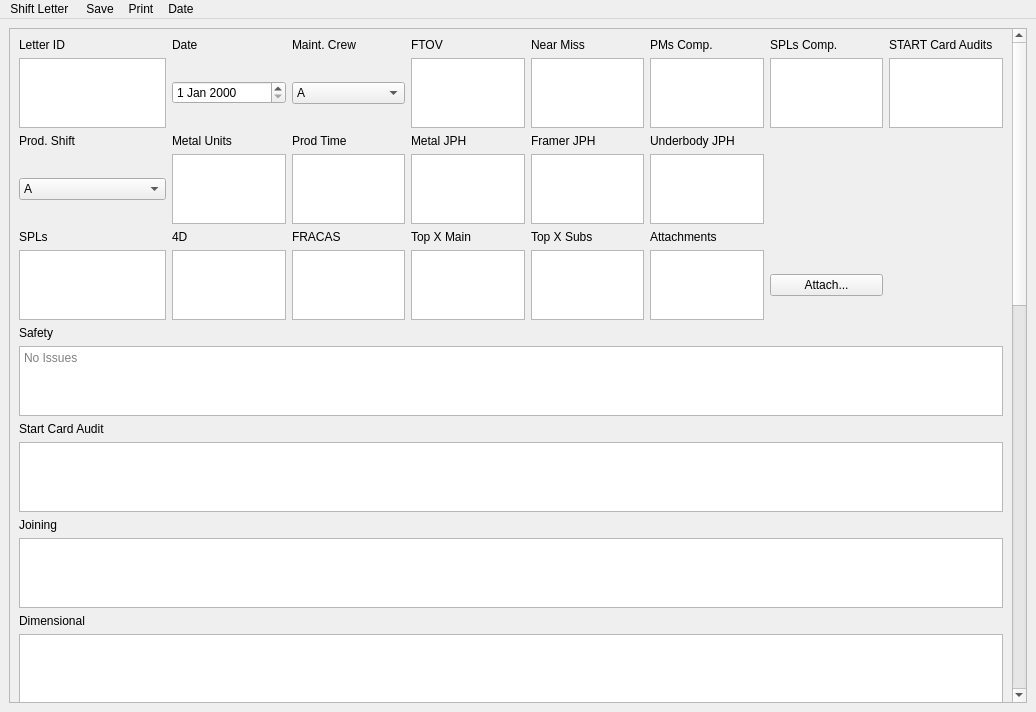
<?xml version="1.0" encoding="UTF-8"?>
<ui version="4.0">
 <class>MainWindow</class>
 <widget class="QMainWindow" name="MainWindow">
  <property name="geometry">
   <rect>
    <x>0</x>
    <y>0</y>
    <width>1036</width>
    <height>712</height>
   </rect>
  </property>
  <property name="windowTitle">
   <string>Night Letter</string>
  </property>
  <widget class="QWidget" name="centralwidget">
   <layout class="QHBoxLayout" name="horizontalLayout">
    <item>
     <layout class="QVBoxLayout" name="verticalLayout">
      <item>
       <widget class="QScrollArea" name="scrollArea">
        <property name="widgetResizable">
         <bool>true</bool>
        </property>
        <widget class="QWidget" name="scrollAreaWidgetContents_2">
         <property name="geometry">
          <rect>
           <x>0</x>
           <y>0</y>
           <width>1267</width>
           <height>1896</height>
          </rect>
         </property>
         <layout class="QGridLayout" name="gridLayout_4">
          <item row="0" column="0">
           <layout class="QHBoxLayout" name="horizontalLayout_2">
            <item>
             <layout class="QVBoxLayout" name="verticalLayout_3">
              <property name="bottomMargin">
               <number>9</number>
              </property>
              <item>
               <layout class="QGridLayout" name="WidgetGridLayout">
                <item row="6" column="1">
                 <widget class="QTextEdit" name="FourDs"/>
                </item>
                <item row="6" column="2">
                 <widget class="QTextEdit" name="FRACAS"/>
                </item>
                <item row="6" column="4">
                 <widget class="QTextEdit" name="TopXSubs"/>
                </item>
                <item row="6" column="3">
                 <widget class="QTextEdit" name="TopXMain"/>
                </item>
                <item row="6" column="5">
                 <widget class="QTextBrowser" name="Attachments"/>
                </item>
                <item row="15" column="0">
                 <widget class="QLabel" name="BreakdownsLabel">
                  <property name="text">
                   <string>Delivery - Breakdowns</string>
                  </property>
                 </widget>
                </item>
                <item row="11" column="0">
                 <widget class="QLabel" name="JoiningLabel">
                  <property name="text">
                   <string>Joining</string>
                  </property>
                 </widget>
                </item>
                <item row="9" column="0">
                 <widget class="QLabel" name="STARTCardAuditLabel">
                  <property name="text">
                   <string>Start Card Audit</string>
                  </property>
                 </widget>
                </item>
                <item row="7" column="0">
                 <widget class="QLabel" name="SafetyLabel">
                  <property name="text">
                   <string>Safety</string>
                  </property>
                 </widget>
                </item>
                <item row="4" column="5">
                 <widget class="QTextEdit" name="UBJPH"/>
                </item>
                <item row="2" column="4">
                 <widget class="QLabel" name="FramerJPHLabel">
                  <property name="maximumSize">
                   <size>
                    <width>120</width>
                    <height>16777215</height>
                   </size>
                  </property>
                  <property name="text">
                   <string>Framer JPH</string>
                  </property>
                 </widget>
                </item>
                <item row="5" column="2">
                 <widget class="QLabel" name="FRACASLabel">
                  <property name="maximumSize">
                   <size>
                    <width>1000</width>
                    <height>16777215</height>
                   </size>
                  </property>
                  <property name="text">
                   <string>FRACAS</string>
                  </property>
                 </widget>
                </item>
                <item row="19" column="0">
                 <widget class="QLabel" name="ManningMaterialsLabel">
                  <property name="text">
                   <string>Manning/Materials</string>
                  </property>
                 </widget>
                </item>
                <item row="5" column="3">
                 <widget class="QLabel" name="TopXMainLabel">
                  <property name="maximumSize">
                   <size>
                    <width>1000</width>
                    <height>16777215</height>
                   </size>
                  </property>
                  <property name="text">
                   <string>Top X Main</string>
                  </property>
                 </widget>
                </item>
                <item row="1" column="1">
                 <widget class="QDateEdit" name="Date"/>
                </item>
                <item row="4" column="2">
                 <widget class="QTextEdit" name="ProdTime"/>
                </item>
                <item row="0" column="4">
                 <widget class="QLabel" name="NearMissCountLabel">
                  <property name="maximumSize">
                   <size>
                    <width>120</width>
                    <height>16777215</height>
                   </size>
                  </property>
                  <property name="text">
                   <string>Near Miss</string>
                  </property>
                 </widget>
                </item>
                <item row="17" column="0">
                 <widget class="QLabel" name="TopXActionsLabel">
                  <property name="text">
                   <string>Top X Actions</string>
                  </property>
                 </widget>
                </item>
                <item row="5" column="4">
                 <widget class="QLabel" name="TopXSubsLabel">
                  <property name="maximumSize">
                   <size>
                    <width>1000</width>
                    <height>16777215</height>
                   </size>
                  </property>
                  <property name="text">
                   <string>Top X Subs</string>
                  </property>
                 </widget>
                </item>
                <item row="2" column="2">
                 <widget class="QLabel" name="ProdTimeLabel">
                  <property name="maximumSize">
                   <size>
                    <width>120</width>
                    <height>16777215</height>
                   </size>
                  </property>
                  <property name="text">
                   <string>Prod Time</string>
                  </property>
                 </widget>
                </item>
                <item row="8" column="0" colspan="8">
                 <widget class="QTextEdit" name="Safety">
                  <property name="toolTip">
                   <string>Safety Related Incidents and Notifications</string>
                  </property>
                  <property name="tabChangesFocus">
                   <bool>true</bool>
                  </property>
                  <property name="textInteractionFlags">
                   <set>Qt::LinksAccessibleByKeyboard|Qt::LinksAccessibleByMouse|Qt::TextBrowserInteraction|Qt::TextEditable|Qt::TextEditorInteraction|Qt::TextSelectableByKeyboard|Qt::TextSelectableByMouse</set>
                  </property>
                  <property name="placeholderText">
                   <string>No Issues</string>
                  </property>
                 </widget>
                </item>
                <item row="12" column="0" colspan="8">
                 <widget class="QTextEdit" name="Joining"/>
                </item>
                <item row="16" column="0" colspan="8">
                 <widget class="QTextEdit" name="Breakdowns"/>
                </item>
                <item row="18" column="0" colspan="8">
                 <widget class="QTextEdit" name="TopXActions"/>
                </item>
                <item row="14" column="0" colspan="8">
                 <widget class="QTextEdit" name="Dimensional"/>
                </item>
                <item row="20" column="0" colspan="8">
                 <widget class="QTextEdit" name="ManningMaterials"/>
                </item>
                <item row="22" column="0" colspan="8">
                 <widget class="QTextEdit" name="Recognition"/>
                </item>
                <item row="24" column="0" colspan="8">
                 <widget class="QTextEdit" name="Training"/>
                </item>
                <item row="30" column="0" colspan="8">
                 <widget class="QTextEdit" name="EquipRepairs"/>
                </item>
                <item row="28" column="0" colspan="8">
                 <widget class="QTextEdit" name="DoorRepairs"/>
                </item>
                <item row="34" column="0" colspan="8">
                 <widget class="QTextEdit" name="Environmental"/>
                </item>
                <item row="32" column="0" colspan="8">
                 <widget class="QTextEdit" name="FollowUp"/>
                </item>
                <item row="1" column="2">
                 <widget class="QComboBox" name="MaintCrew">
                  <item>
                   <property name="text">
                    <string>A</string>
                   </property>
                  </item>
                  <item>
                   <property name="text">
                    <string>B</string>
                   </property>
                  </item>
                  <item>
                   <property name="text">
                    <string>C</string>
                   </property>
                  </item>
                  <item>
                   <property name="text">
                    <string>D</string>
                   </property>
                  </item>
                 </widget>
                </item>
                <item row="4" column="3">
                 <widget class="QTextEdit" name="MetalJPH"/>
                </item>
                <item row="2" column="1">
                 <widget class="QLabel" name="MetalUnitsLabel">
                  <property name="text">
                   <string>Metal Units</string>
                  </property>
                 </widget>
                </item>
                <item row="1" column="5">
                 <widget class="QTextEdit" name="PMsCompCount"/>
                </item>
                <item row="13" column="0">
                 <widget class="QLabel" name="DimensionalLabel">
                  <property name="text">
                   <string>Dimensional</string>
                  </property>
                 </widget>
                </item>
                <item row="0" column="3">
                 <widget class="QLabel" name="FTOVLabel">
                  <property name="maximumSize">
                   <size>
                    <width>120</width>
                    <height>16777215</height>
                   </size>
                  </property>
                  <property name="text">
                   <string>FTOV</string>
                  </property>
                 </widget>
                </item>
                <item row="10" column="0" colspan="8">
                 <widget class="QTextEdit" name="STARTCardAudit"/>
                </item>
                <item row="33" column="0">
                 <widget class="QLabel" name="EnvironmentalLabel">
                  <property name="text">
                   <string>Environmental</string>
                  </property>
                 </widget>
                </item>
                <item row="31" column="0">
                 <widget class="QLabel" name="FollowUpLabel">
                  <property name="text">
                   <string>Follow-Up Needed</string>
                  </property>
                 </widget>
                </item>
                <item row="29" column="0">
                 <widget class="QLabel" name="EquipRepairsLabel">
                  <property name="text">
                   <string>Equipment Repairs</string>
                  </property>
                 </widget>
                </item>
                <item row="21" column="0">
                 <widget class="QLabel" name="RecognitionLabel">
                  <property name="text">
                   <string>Recognition</string>
                  </property>
                 </widget>
                </item>
                <item row="25" column="0">
                 <widget class="QLabel" name="EquipFailuresLabel">
                  <property name="text">
                   <string>Equipment Failures</string>
                  </property>
                 </widget>
                </item>
                <item row="27" column="0">
                 <widget class="QLabel" name="DoorRepairsLabel">
                  <property name="text">
                   <string>Door Repairs</string>
                  </property>
                 </widget>
                </item>
                <item row="23" column="0">
                 <widget class="QLabel" name="TrainingLabel">
                  <property name="text">
                   <string>Notifications - HR - Training</string>
                  </property>
                 </widget>
                </item>
                <item row="4" column="1">
                 <widget class="QTextEdit" name="MetalUnits"/>
                </item>
                <item row="0" column="1">
                 <widget class="QLabel" name="DateLabel">
                  <property name="maximumSize">
                   <size>
                    <width>120</width>
                    <height>16777215</height>
                   </size>
                  </property>
                  <property name="text">
                   <string>Date</string>
                  </property>
                 </widget>
                </item>
                <item row="5" column="1">
                 <widget class="QLabel" name="FourDsLabel">
                  <property name="maximumSize">
                   <size>
                    <width>1000</width>
                    <height>16777215</height>
                   </size>
                  </property>
                  <property name="text">
                   <string>4D</string>
                  </property>
                 </widget>
                </item>
                <item row="1" column="6">
                 <widget class="QTextEdit" name="SPLsCompCount"/>
                </item>
                <item row="2" column="0">
                 <widget class="QLabel" name="ProdShiftLabel">
                  <property name="maximumSize">
                   <size>
                    <width>120</width>
                    <height>16777215</height>
                   </size>
                  </property>
                  <property name="text">
                   <string>Prod. Shift</string>
                  </property>
                 </widget>
                </item>
                <item row="1" column="4">
                 <widget class="QTextEdit" name="NearMissCount"/>
                </item>
                <item row="5" column="0">
                 <widget class="QLabel" name="SPLsLabel">
                  <property name="maximumSize">
                   <size>
                    <width>1000</width>
                    <height>16777215</height>
                   </size>
                  </property>
                  <property name="text">
                   <string>SPLs</string>
                  </property>
                 </widget>
                </item>
                <item row="0" column="0">
                 <widget class="QLabel" name="LetterIDLabel">
                  <property name="maximumSize">
                   <size>
                    <width>120</width>
                    <height>16777215</height>
                   </size>
                  </property>
                  <property name="text">
                   <string>Letter ID</string>
                  </property>
                 </widget>
                </item>
                <item row="0" column="7">
                 <widget class="QLabel" name="STARTAuditCountLabel">
                  <property name="maximumSize">
                   <size>
                    <width>200</width>
                    <height>16777215</height>
                   </size>
                  </property>
                  <property name="text">
                   <string>START Card Audits</string>
                  </property>
                 </widget>
                </item>
                <item row="1" column="0">
                 <widget class="QTextEdit" name="LetterID">
                  <property name="mouseTracking">
                   <bool>false</bool>
                  </property>
                  <property name="tabChangesFocus">
                   <bool>true</bool>
                  </property>
                 </widget>
                </item>
                <item row="5" column="5">
                 <widget class="QLabel" name="AttachmentsLabel">
                  <property name="maximumSize">
                   <size>
                    <width>1000</width>
                    <height>16777215</height>
                   </size>
                  </property>
                  <property name="text">
                   <string>Attachments</string>
                  </property>
                 </widget>
                </item>
                <item row="4" column="4">
                 <widget class="QTextEdit" name="FramerJPH"/>
                </item>
                <item row="0" column="5">
                 <widget class="QLabel" name="PMsCompCountLabel">
                  <property name="maximumSize">
                   <size>
                    <width>120</width>
                    <height>16777215</height>
                   </size>
                  </property>
                  <property name="text">
                   <string>PMs Comp.</string>
                  </property>
                 </widget>
                </item>
                <item row="0" column="6">
                 <widget class="QLabel" name="SPLsCountLabel">
                  <property name="maximumSize">
                   <size>
                    <width>120</width>
                    <height>16777215</height>
                   </size>
                  </property>
                  <property name="text">
                   <string>SPLs Comp.</string>
                  </property>
                 </widget>
                </item>
                <item row="2" column="5">
                 <widget class="QLabel" name="UBJPHLabel">
                  <property name="maximumSize">
                   <size>
                    <width>150</width>
                    <height>16777215</height>
                   </size>
                  </property>
                  <property name="text">
                   <string>Underbody JPH</string>
                  </property>
                 </widget>
                </item>
                <item row="1" column="3">
                 <widget class="QTextEdit" name="FTOV"/>
                </item>
                <item row="2" column="3">
                 <widget class="QLabel" name="MetalJPHLabel">
                  <property name="maximumSize">
                   <size>
                    <width>120</width>
                    <height>16777215</height>
                   </size>
                  </property>
                  <property name="text">
                   <string>Metal JPH</string>
                  </property>
                 </widget>
                </item>
                <item row="0" column="2">
                 <widget class="QLabel" name="MaintCrewLabel">
                  <property name="maximumSize">
                   <size>
                    <width>120</width>
                    <height>16777215</height>
                   </size>
                  </property>
                  <property name="text">
                   <string>Maint. Crew</string>
                  </property>
                 </widget>
                </item>
                <item row="4" column="0">
                 <widget class="QComboBox" name="ProdShift">
                  <item>
                   <property name="text">
                    <string>A</string>
                   </property>
                  </item>
                  <item>
                   <property name="text">
                    <string>B</string>
                   </property>
                  </item>
                  <item>
                   <property name="text">
                    <string>C</string>
                   </property>
                  </item>
                  <item>
                   <property name="text">
                    <string>D</string>
                   </property>
                  </item>
                 </widget>
                </item>
                <item row="1" column="7">
                 <widget class="QTextEdit" name="STARTAuditCount"/>
                </item>
                <item row="6" column="0">
                 <widget class="QTextEdit" name="SPLs"/>
                </item>
                <item row="26" column="0" colspan="8">
                 <widget class="QTextEdit" name="EquipFailures"/>
                </item>
                <item row="6" column="6">
                 <widget class="QPushButton" name="AttachmentPB">
                  <property name="text">
                   <string>Attach...</string>
                  </property>
                 </widget>
                </item>
               </layout>
              </item>
             </layout>
            </item>
           </layout>
          </item>
         </layout>
        </widget>
       </widget>
      </item>
     </layout>
    </item>
   </layout>
  </widget>
  <widget class="QMenuBar" name="menubar">
   <property name="geometry">
    <rect>
     <x>0</x>
     <y>0</y>
     <width>1036</width>
     <height>37</height>
    </rect>
   </property>
   <widget class="QMenu" name="menuNight_Letter">
    <property name="title">
     <string>Shift Letter </string>
    </property>
    <widget class="QMenu" name="menuOption_2">
     <property name="title">
      <string>Shutdown Form</string>
     </property>
     <addaction name="actionOption_A"/>
     <addaction name="separator"/>
     <addaction name="actionOption_B"/>
    </widget>
    <addaction name="separator"/>
    <addaction name="menuOption_2"/>
    <addaction name="separator"/>
    <addaction name="actionOption_3"/>
    <addaction name="separator"/>
    <addaction name="actionStartup_Checklist"/>
    <addaction name="actionRecognition"/>
    <addaction name="actionStart_Card_Report"/>
   </widget>
   <widget class="QMenu" name="menuSave">
    <property name="title">
     <string>Save</string>
    </property>
   </widget>
   <widget class="QMenu" name="menuPrint">
    <property name="title">
     <string>Print</string>
    </property>
   </widget>
   <widget class="QMenu" name="menuDate">
    <property name="title">
     <string>Date</string>
    </property>
   </widget>
   <addaction name="menuNight_Letter"/>
   <addaction name="menuSave"/>
   <addaction name="menuPrint"/>
   <addaction name="menuDate"/>
  </widget>
  <action name="actionOption_3">
   <property name="text">
    <string>Weekend Form</string>
   </property>
  </action>
  <action name="actionOption_A">
   <property name="text">
    <string>Option A</string>
   </property>
  </action>
  <action name="actionOption_B">
   <property name="text">
    <string>Option B</string>
   </property>
  </action>
  <action name="actionStartup_Checklist">
   <property name="text">
    <string>Startup Checklist</string>
   </property>
  </action>
  <action name="actionRecognition">
   <property name="text">
    <string>Recognition</string>
   </property>
  </action>
  <action name="actionStart_Card_Report">
   <property name="text">
    <string>Start Card Report</string>
   </property>
  </action>
 </widget>
 <resources/>
 <connections>
  <connection>
   <sender>LetterID</sender>
   <signal>textChanged()</signal>
   <receiver>MainWindow</receiver>
   <slot>savefield()</slot>
   <hints>
    <hint type="sourcelabel">
     <x>80</x>
     <y>152</y>
    </hint>
    <hint type="destinationlabel">
     <x>274</x>
     <y>0</y>
    </hint>
   </hints>
  </connection>
  <connection>
   <sender>MaintCrew</sender>
   <signal>currentIndexChanged(int)</signal>
   <receiver>MainWindow</receiver>
   <slot>savefield()</slot>
   <hints>
    <hint type="sourcelabel">
     <x>359</x>
     <y>138</y>
    </hint>
    <hint type="destinationlabel">
     <x>557</x>
     <y>0</y>
    </hint>
   </hints>
  </connection>
  <connection>
   <sender>FTOV</sender>
   <signal>textChanged()</signal>
   <receiver>MainWindow</receiver>
   <slot>savefield()</slot>
   <hints>
    <hint type="sourcelabel">
     <x>451</x>
     <y>115</y>
    </hint>
    <hint type="destinationlabel">
     <x>625</x>
     <y>0</y>
    </hint>
   </hints>
  </connection>
  <connection>
   <sender>NearMissCount</sender>
   <signal>textChanged()</signal>
   <receiver>MainWindow</receiver>
   <slot>savefield()</slot>
   <hints>
    <hint type="sourcelabel">
     <x>566</x>
     <y>140</y>
    </hint>
    <hint type="destinationlabel">
     <x>743</x>
     <y>0</y>
    </hint>
   </hints>
  </connection>
  <connection>
   <sender>PMsCompCount</sender>
   <signal>textChanged()</signal>
   <receiver>MainWindow</receiver>
   <slot>savefield()</slot>
   <hints>
    <hint type="sourcelabel">
     <x>715</x>
     <y>151</y>
    </hint>
    <hint type="destinationlabel">
     <x>880</x>
     <y>0</y>
    </hint>
   </hints>
  </connection>
  <connection>
   <sender>SPLsCompCount</sender>
   <signal>textChanged()</signal>
   <receiver>MainWindow</receiver>
   <slot>savefield()</slot>
   <hints>
    <hint type="sourcelabel">
     <x>843</x>
     <y>128</y>
    </hint>
    <hint type="destinationlabel">
     <x>1035</x>
     <y>0</y>
    </hint>
   </hints>
  </connection>
  <connection>
   <sender>STARTAuditCount</sender>
   <signal>textChanged()</signal>
   <receiver>MainWindow</receiver>
   <slot>savefield()</slot>
   <hints>
    <hint type="sourcelabel">
     <x>999</x>
     <y>101</y>
    </hint>
    <hint type="destinationlabel">
     <x>1035</x>
     <y>0</y>
    </hint>
   </hints>
  </connection>
  <connection>
   <sender>ProdShift</sender>
   <signal>currentIndexChanged(int)</signal>
   <receiver>MainWindow</receiver>
   <slot>savefield()</slot>
   <hints>
    <hint type="sourcelabel">
     <x>106</x>
     <y>241</y>
    </hint>
    <hint type="destinationlabel">
     <x>235</x>
     <y>0</y>
    </hint>
   </hints>
  </connection>
  <connection>
   <sender>MetalUnits</sender>
   <signal>textChanged()</signal>
   <receiver>MainWindow</receiver>
   <slot>savefield()</slot>
   <hints>
    <hint type="sourcelabel">
     <x>243</x>
     <y>249</y>
    </hint>
    <hint type="destinationlabel">
     <x>392</x>
     <y>0</y>
    </hint>
   </hints>
  </connection>
  <connection>
   <sender>ProdTime</sender>
   <signal>textChanged()</signal>
   <receiver>MainWindow</receiver>
   <slot>savefield()</slot>
   <hints>
    <hint type="sourcelabel">
     <x>334</x>
     <y>250</y>
    </hint>
    <hint type="destinationlabel">
     <x>490</x>
     <y>0</y>
    </hint>
   </hints>
  </connection>
  <connection>
   <sender>MetalJPH</sender>
   <signal>textChanged()</signal>
   <receiver>MainWindow</receiver>
   <slot>savefield()</slot>
   <hints>
    <hint type="sourcelabel">
     <x>509</x>
     <y>235</y>
    </hint>
    <hint type="destinationlabel">
     <x>678</x>
     <y>0</y>
    </hint>
   </hints>
  </connection>
  <connection>
   <sender>FramerJPH</sender>
   <signal>textChanged()</signal>
   <receiver>MainWindow</receiver>
   <slot>savefield()</slot>
   <hints>
    <hint type="sourcelabel">
     <x>594</x>
     <y>242</y>
    </hint>
    <hint type="destinationlabel">
     <x>769</x>
     <y>0</y>
    </hint>
   </hints>
  </connection>
  <connection>
   <sender>UBJPH</sender>
   <signal>textChanged()</signal>
   <receiver>MainWindow</receiver>
   <slot>savefield()</slot>
   <hints>
    <hint type="sourcelabel">
     <x>675</x>
     <y>225</y>
    </hint>
    <hint type="destinationlabel">
     <x>862</x>
     <y>0</y>
    </hint>
   </hints>
  </connection>
  <connection>
   <sender>Safety</sender>
   <signal>textChanged()</signal>
   <receiver>MainWindow</receiver>
   <slot>savefield()</slot>
   <hints>
    <hint type="sourcelabel">
     <x>933</x>
     <y>459</y>
    </hint>
    <hint type="destinationlabel">
     <x>932</x>
     <y>0</y>
    </hint>
   </hints>
  </connection>
  <connection>
   <sender>STARTCardAudit</sender>
   <signal>textChanged()</signal>
   <receiver>MainWindow</receiver>
   <slot>savefield()</slot>
   <hints>
    <hint type="sourcelabel">
     <x>990</x>
     <y>563</y>
    </hint>
    <hint type="destinationlabel">
     <x>960</x>
     <y>0</y>
    </hint>
   </hints>
  </connection>
  <connection>
   <sender>Joining</sender>
   <signal>textChanged()</signal>
   <receiver>MainWindow</receiver>
   <slot>savefield()</slot>
   <hints>
    <hint type="sourcelabel">
     <x>981</x>
     <y>650</y>
    </hint>
    <hint type="destinationlabel">
     <x>1008</x>
     <y>0</y>
    </hint>
   </hints>
  </connection>
  <connection>
   <sender>Dimensional</sender>
   <signal>textChanged()</signal>
   <receiver>MainWindow</receiver>
   <slot>savefield()</slot>
   <hints>
    <hint type="sourcelabel">
     <x>854</x>
     <y>808</y>
    </hint>
    <hint type="destinationlabel">
     <x>957</x>
     <y>0</y>
    </hint>
   </hints>
  </connection>
  <connection>
   <sender>Breakdowns</sender>
   <signal>textChanged()</signal>
   <receiver>MainWindow</receiver>
   <slot>savefield()</slot>
   <hints>
    <hint type="sourcelabel">
     <x>923</x>
     <y>909</y>
    </hint>
    <hint type="destinationlabel">
     <x>906</x>
     <y>0</y>
    </hint>
   </hints>
  </connection>
  <connection>
   <sender>TopXActions</sender>
   <signal>textChanged()</signal>
   <receiver>MainWindow</receiver>
   <slot>savefield()</slot>
   <hints>
    <hint type="sourcelabel">
     <x>1023</x>
     <y>1011</y>
    </hint>
    <hint type="destinationlabel">
     <x>1035</x>
     <y>0</y>
    </hint>
   </hints>
  </connection>
  <connection>
   <sender>ManningMaterials</sender>
   <signal>textChanged()</signal>
   <receiver>MainWindow</receiver>
   <slot>savefield()</slot>
   <hints>
    <hint type="sourcelabel">
     <x>465</x>
     <y>1110</y>
    </hint>
    <hint type="destinationlabel">
     <x>516</x>
     <y>0</y>
    </hint>
   </hints>
  </connection>
  <connection>
   <sender>Recognition</sender>
   <signal>textChanged()</signal>
   <receiver>MainWindow</receiver>
   <slot>savefield()</slot>
   <hints>
    <hint type="sourcelabel">
     <x>553</x>
     <y>1230</y>
    </hint>
    <hint type="destinationlabel">
     <x>504</x>
     <y>0</y>
    </hint>
   </hints>
  </connection>
  <connection>
   <sender>Training</sender>
   <signal>textChanged()</signal>
   <receiver>MainWindow</receiver>
   <slot>savefield()</slot>
   <hints>
    <hint type="sourcelabel">
     <x>739</x>
     <y>1328</y>
    </hint>
    <hint type="destinationlabel">
     <x>583</x>
     <y>0</y>
    </hint>
   </hints>
  </connection>
  <connection>
   <sender>EquipFailures</sender>
   <signal>textChanged()</signal>
   <receiver>MainWindow</receiver>
   <slot>savefield()</slot>
   <hints>
    <hint type="sourcelabel">
     <x>544</x>
     <y>1450</y>
    </hint>
    <hint type="destinationlabel">
     <x>466</x>
     <y>0</y>
    </hint>
   </hints>
  </connection>
  <connection>
   <sender>DoorRepairs</sender>
   <signal>textChanged()</signal>
   <receiver>MainWindow</receiver>
   <slot>savefield()</slot>
   <hints>
    <hint type="sourcelabel">
     <x>377</x>
     <y>1567</y>
    </hint>
    <hint type="destinationlabel">
     <x>403</x>
     <y>0</y>
    </hint>
   </hints>
  </connection>
  <connection>
   <sender>EquipRepairs</sender>
   <signal>textChanged()</signal>
   <receiver>MainWindow</receiver>
   <slot>savefield()</slot>
   <hints>
    <hint type="sourcelabel">
     <x>884</x>
     <y>1659</y>
    </hint>
    <hint type="destinationlabel">
     <x>840</x>
     <y>0</y>
    </hint>
   </hints>
  </connection>
  <connection>
   <sender>FollowUp</sender>
   <signal>textChanged()</signal>
   <receiver>MainWindow</receiver>
   <slot>savefield()</slot>
   <hints>
    <hint type="sourcelabel">
     <x>1000</x>
     <y>1785</y>
    </hint>
    <hint type="destinationlabel">
     <x>1035</x>
     <y>0</y>
    </hint>
   </hints>
  </connection>
  <connection>
   <sender>Environmental</sender>
   <signal>textChanged()</signal>
   <receiver>MainWindow</receiver>
   <slot>savefield()</slot>
   <hints>
    <hint type="sourcelabel">
     <x>1070</x>
     <y>1885</y>
    </hint>
    <hint type="destinationlabel">
     <x>1035</x>
     <y>0</y>
    </hint>
   </hints>
  </connection>
  <connection>
   <sender>Date</sender>
   <signal>dateChanged(QDate)</signal>
   <receiver>MainWindow</receiver>
   <slot>savefield()</slot>
   <hints>
    <hint type="sourcelabel">
     <x>258</x>
     <y>125</y>
    </hint>
    <hint type="destinationlabel">
     <x>424</x>
     <y>38</y>
    </hint>
   </hints>
  </connection>
  <connection>
   <sender>SPLs</sender>
   <signal>textChanged()</signal>
   <receiver>MainWindow</receiver>
   <slot>savefield()</slot>
   <hints>
    <hint type="sourcelabel">
     <x>40</x>
     <y>349</y>
    </hint>
    <hint type="destinationlabel">
     <x>170</x>
     <y>42</y>
    </hint>
   </hints>
  </connection>
  <connection>
   <sender>FourDs</sender>
   <signal>textChanged()</signal>
   <receiver>MainWindow</receiver>
   <slot>savefield()</slot>
   <hints>
    <hint type="sourcelabel">
     <x>230</x>
     <y>355</y>
    </hint>
    <hint type="destinationlabel">
     <x>390</x>
     <y>40</y>
    </hint>
   </hints>
  </connection>
  <connection>
   <sender>FRACAS</sender>
   <signal>textChanged()</signal>
   <receiver>MainWindow</receiver>
   <slot>savefield()</slot>
   <hints>
    <hint type="sourcelabel">
     <x>384</x>
     <y>343</y>
    </hint>
    <hint type="destinationlabel">
     <x>509</x>
     <y>42</y>
    </hint>
   </hints>
  </connection>
  <connection>
   <sender>TopXMain</sender>
   <signal>textChanged()</signal>
   <receiver>MainWindow</receiver>
   <slot>savefield()</slot>
   <hints>
    <hint type="sourcelabel">
     <x>459</x>
     <y>335</y>
    </hint>
    <hint type="destinationlabel">
     <x>604</x>
     <y>45</y>
    </hint>
   </hints>
  </connection>
  <connection>
   <sender>TopXSubs</sender>
   <signal>textChanged()</signal>
   <receiver>MainWindow</receiver>
   <slot>savefield()</slot>
   <hints>
    <hint type="sourcelabel">
     <x>582</x>
     <y>350</y>
    </hint>
    <hint type="destinationlabel">
     <x>726</x>
     <y>44</y>
    </hint>
   </hints>
  </connection>
  <connection>
   <sender>Attachments</sender>
   <signal>textChanged()</signal>
   <receiver>MainWindow</receiver>
   <slot>savefield()</slot>
   <hints>
    <hint type="sourcelabel">
     <x>724</x>
     <y>343</y>
    </hint>
    <hint type="destinationlabel">
     <x>798</x>
     <y>44</y>
    </hint>
   </hints>
  </connection>
 </connections>
 <slots>
  <slot>savefield()</slot>
 </slots>
</ui>
